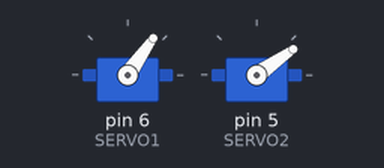
This sketch was run on a simulated Arduino Uno, built with avr-gcc and run on an emulated ATmega328P. Shown: 2 × servo.

Above: at 0.05 s.
At 0.8 s:
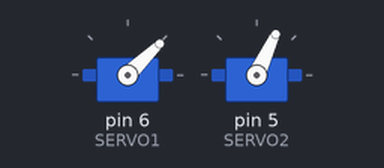
At 1.5 s:
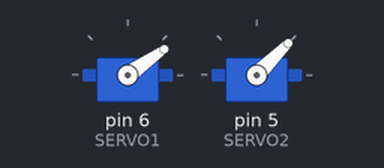
Timing chart, 0 to 3.5 s (numbered marks = the images above):
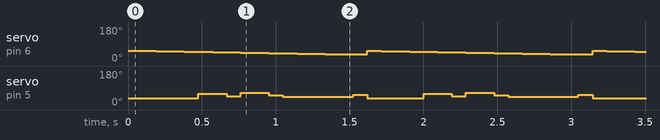

Measured:
- by itself, servo on pin 5 (SERVO2): repeats every 1.5 s: 47° 0.10 s, 65° 0.19 s, 51° 0.10 s, 45° 0.48 s, 55° 0.10 s, 35° 0.38 s, 59° 0.19 s
- by itself, servo on pin 6 (SERVO1): repeats every 1.5 s: 52° 0.10 s, 51° 0.10 s, 49° 0.10 s, 48° 0.10 s, 47° 0.10 s, 46° 0.10 s, 44° 0.10 s, 43° 0.10 s, 42° 0.10 s, 41° 0.10 s, 39° 0.10 s, 38° 0.10 s, 37° 0.10 s, 35° 0.19 s, 53° 0.10 s

The sketch:

HeartRateLaser.ino
```cpp
/*
 LaserVectorPainter
 P. Mark Anderson

 Sweep a servo with an attached laser
 to draw vector geometry
 on a surface.

 Version 1.0 2013/10/28 PMA
 */


#include <Servo.h>

#define MIN_SERVO_DELAY 95
#define ANGLE_RANGE 20
#define SERVO1 6
#define SERVO2 5

Servo servo1;
Servo servo2;

typedef struct {
  float x;
  float y;
} Point;

typedef enum {
  Mode0,
  Mode1
} Mode;

void drawLine(Point p1, Point p2);
void goToPoint(Point p);
uint8_t angleForPosition(float position);


void setup() {
  Serial.begin(9600);
  randomSeed(analogRead(0));
  servo1.attach(SERVO1);
  servo2.attach(SERVO2);
}

#define DURATION 1500.0

Point p1;
Mode mode;

void loop() {

  Point p1;
  p1.x = 0.0;
  p1.y = 1.0;
  float elapsedTime, totalElapsedTime;
  uint16_t cnt1Start = millis();     // Mode switcher
  uint16_t cnt2Start = cnt1Start;    // Laser sweeper

  while (1) {
    uint16_t now = millis();
    uint16_t cnt1Elapsed = (now - cnt1Start);
    uint16_t cnt2Elapsed = (now - cnt2Start);

#if 0
    if (cnt1Elapsed > (DURATION * 1)) {
      switch (mode) {
        case Mode0:
          mode = Mode1;
          break;
        case Mode1:
          mode = Mode0;
          break;
      }

      cnt1Start = millis();
    }
#endif

    if (mode == Mode0) {
//      Serial.print("cnt2Start: ");
//      Serial.print(cnt2Start);
//      Serial.print(", cnt2Elapsed: ");
//      Serial.println(cnt2Elapsed);

      p1.x = 1.0 - (cnt2Elapsed / DURATION);

      if (cnt2Elapsed > DURATION || p1.x > 1.0) {
        p1.x = 0.0;
        p1.y = 1.0;
        cnt2Start = millis();
//        Serial.println("BACK");
      }
      else if (p1.x > 0.25 && p1.x < 0.35) {
        p1.y = 0.5;
      }
      else if (p1.x > 0.35 && p1.x < 0.4) {
        p1.y = 0.8;
      }
      else if (p1.x > 0.4 && p1.x < 0.5) {
        // Peak
        p1.y = 1.5;
      }
      else if (p1.x > 0.5 && p1.x < 0.6) {
        p1.y = 0.6;
      }
      else if (p1.x > 0.6 && p1.x < 0.7) {
        p1.y = 1.2;
      }
      else if (p1.x > 0.7) {
        p1.y = 0.0;
      }

    }
    else {
      p1.x = 0.0;
      p1.y = 0.5;
//      Serial.print("cnt1Start: ");
//      Serial.print(cnt1Start);
//      Serial.print(", cnt1Elapsed: ");
//      Serial.println(cnt1Elapsed);
    }

    goToPoint(p1);
  }
}


void drawLine(Point p1, Point p2) {
  goToPoint(p1);
  goToPoint(p2);
}

void goToPoint(Point p) {
  int xAngle = angleForPosition(p.x);
  int yAngle = angleForPosition(p.y);
//  Serial.print(p.x);
//  Serial.print(": ");
//  Serial.println(angle);
  servo1.write(xAngle);
  servo2.write(yAngle);
  delay(MIN_SERVO_DELAY);
}

uint8_t angleForPosition(float position) {
  return (position * ANGLE_RANGE) + (45 - ANGLE_RANGE / 2);
}
```
